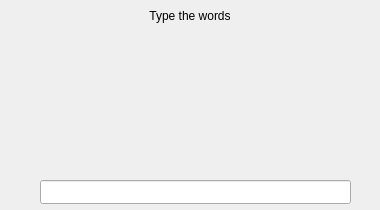
<?xml version="1.0" encoding="UTF-8"?>
<ui version="4.0">
 <class>WriteText</class>
 <widget class="QWidget" name="WriteText">
  <property name="geometry">
   <rect>
    <x>0</x>
    <y>0</y>
    <width>380</width>
    <height>210</height>
   </rect>
  </property>
  <property name="windowTitle">
   <string>WriteText</string>
  </property>
  <widget class="QLabel" name="Info1">
   <property name="geometry">
    <rect>
     <x>0</x>
     <y>8</y>
     <width>380</width>
     <height>16</height>
    </rect>
   </property>
   <property name="font">
    <font>
     <pointsize>9</pointsize>
    </font>
   </property>
   <property name="text">
    <string>Type the words</string>
   </property>
   <property name="alignment">
    <set>Qt::AlignCenter</set>
   </property>
  </widget>
  <widget class="QLineEdit" name="TextInput">
   <property name="geometry">
    <rect>
     <x>40</x>
     <y>180</y>
     <width>311</width>
     <height>24</height>
    </rect>
   </property>
  </widget>
  <widget class="QLabel" name="Words">
   <property name="geometry">
    <rect>
     <x>0</x>
     <y>28</y>
     <width>380</width>
     <height>142</height>
    </rect>
   </property>
   <property name="font">
    <font>
     <family>Consolas</family>
     <pointsize>16</pointsize>
    </font>
   </property>
   <property name="text">
    <string/>
   </property>
   <property name="alignment">
    <set>Qt::AlignCenter</set>
   </property>
  </widget>
 </widget>
 <resources/>
 <connections/>
</ui>
